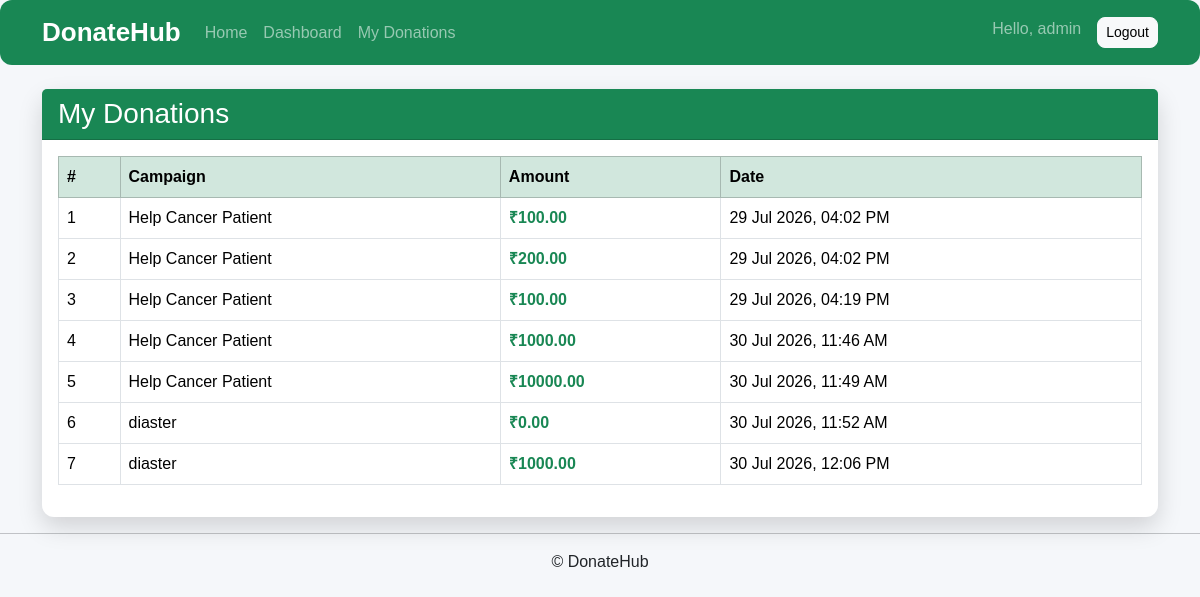
The app's page /donations/my/ (signed in), older data.
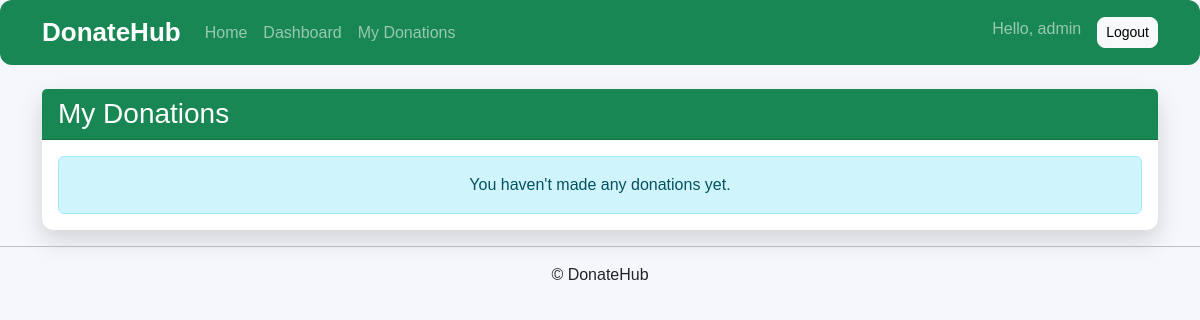
The same page, newer data.
### donations/models.py (models this page shows, shortened)
class Donation(models.Model):
    donor=models.ForeignKey(
        settings.AUTH_USER_MODEL,
        on_delete=models.CASCADE,
        related_name="donations"
    )
    campaign=models.ForeignKey(
        Campaign,
        on_delete=models.CASCADE,
        related_name="donations"
    )
    amount=models.DecimalField(
        max_digits=10,
        decimal_places=2
    )
    donated_at=models.DateTimeField(
        auto_now_add=True
    )

### campaigns/models.py (models this page shows, shortened)
class Campaign(models.Model):
    CATEGORY_CHOICES = [
        ("OTHER", "Other"),
        ("MEDICAL", "Medical"),
        ("EDUCATION", "Education"),
        ("FOOD", "Food"),
        ("DISASTER", "Disaster Relief"),
    ]
    STATUS_CHOICES = [
        ("PENDING", "Pending"),
        ("APPROVED", "Approved"),
        ("REJECTED", "Rejected"),
        ("COMPLETED", "Completed"),
    ]
    ngo = models.ForeignKey(
        settings.AUTH_USER_MODEL,
        on_delete=models.CASCADE,
        related_name="campaigns"
    )
    title = models.CharField(
        max_length=200
    )
    description = models.TextField()
    category = models.CharField(
        max_length=20,
        choices=CATEGORY_CHOICES,
        default="OTHER"
    )
    goal_amount = models.DecimalField(
        max_digits=10,
        decimal_places=2
    )
    raised_amount = models.DecimalField(
        max_digits=10,
        decimal_places=2,
        default=0
    )
    image = models.ImageField(
        upload_to="campaigns/",
        blank=True,
        null=True
    )
    status = models.CharField(
        max_length=20,
        choices=STATUS_CHOICES,
        default="PENDING"
    )
    created_at = models.DateTimeField(
        auto_now_add=True
    )

### donations/views.py (the view)
@login_required
def my_donations(request):
    donations=Donation.objects.filter(
        donor=request.user
    )
    return render(
        request,
        "donations/my_donations.html",
        {
            "donations":donations
        }
    )

### templates/donations/my_donations.html (shortened to what this page needs)
{% extends "base.html" %}
{% block content %}
<div class="card shadow">
    <div class="card-header bg-success text-white">
        <h3 class="mb-0">My Donations</h3>
    </div>
    <div class="card-body">
        {% if donations %}
        <div class="table-responsive">
            <table class="table table-hover table-bordered align-middle">
                <thead class="table-success">
                    <tr>
                        <th>#</th>
                        <th>Campaign</th>
                        <th>Amount</th>
                        <th>Date</th>
                    </tr>
                </thead>
                <tbody>
                    {% for donation in donations %}
                    <tr>
                        <td>{{ forloop.counter }}</td>
                        <td>
                            {{ donation.campaign.title }}
                        </td>
                        <td class="fw-bold text-success">
                            ₹{{ donation.amount }}
                        </td>
                        <td>
                            {{ donation.donated_at|date:"d M Y, h:i A" }}
                        </td>
                    </tr>
                    {% endfor %}
                </tbody>
            </table>
        </div>
        {% else %}
        <div class="alert alert-info text-center mb-0">
            You haven't made any donations yet.
        </div>
        {% endif %}
    </div>
</div>
{% endblock %}

Row changes from the older to the newer data that the page shows:
removed Donation: campaign "Help Cancer Patient", amount "100.00", donated_at "29 Jul 2026, 04:02 PM"
removed Donation: campaign "Help Cancer Patient", amount "200.00", donated_at "29 Jul 2026, 04:02 PM"
removed Donation: campaign "Help Cancer Patient", amount "100.00", donated_at "29 Jul 2026, 04:19 PM"
removed Donation: campaign "Help Cancer Patient", amount "1000.00", donated_at "30 Jul 2026, 11:46 AM"
removed Donation: campaign "Help Cancer Patient", amount "10000.00", donated_at "30 Jul 2026, 11:49 AM"
removed Donation: campaign "diaster", amount "0.00", donated_at "30 Jul 2026, 11:52 AM"
removed Donation: campaign "diaster", amount "1000.00", donated_at "30 Jul 2026, 12:06 PM"
Text that changed along with them:
text no longer shown: "# Campaign Amount Date"
text now shown: "You haven't made any donations yet."
